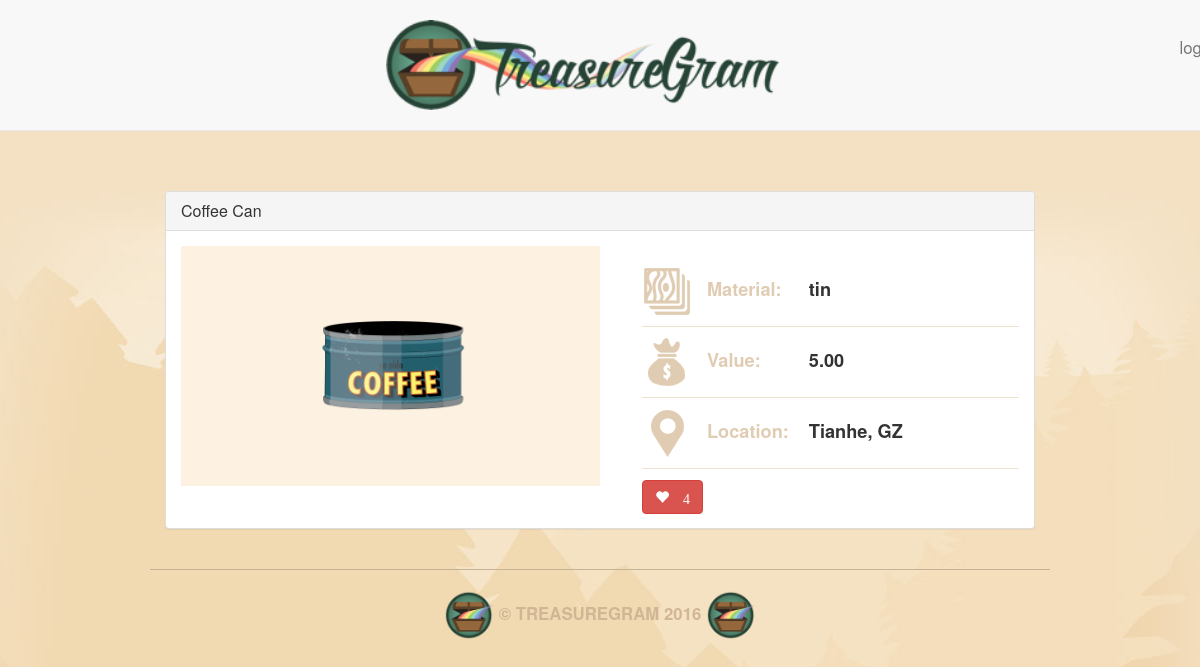
The app's page /8/ with its own data.
### main_app/models.py (models this page shows, shortened)
class Treasure(models.Model):
    user = models.ForeignKey(User)
    name = models.CharField(max_length=100)
    value = models.DecimalField(max_digits=10, decimal_places=2)
    material = models.CharField(max_length=100)
    location = models.CharField(max_length=100)
    image = models.ImageField(upload_to='treasure_images', default='media/default.png')
    likes = models.IntegerField(default=0)

### main_app/views.py (the view)
# urls.py: url(r'^([0-9]+)/$', views.detail, name='detail'),
def detail(request, treasure_id):
    treasure = Treasure.objects.get(id=treasure_id)
    return render(request, 'detail.html', {'treasure': treasure})

### main_app/templates/detail.html
{% extends 'base.html' %}
{% load staticfiles %}
{% block content %}
    <div class="treasure panel panel-default">
        <div class="panel-heading">
            <h3 class="panel-title">{{ treasure.name }}</h3>
        </div>
        <div class="panel-body">
            <div class="treasure-photo-detail">
                <img src="{{ treasure.image.url }}" height="200">
            </div>
            <table class="treasure-table">
                <tr>
                    <th>
                        <img src="{% static 'images/material-icon.png' %}">
                        Material:
                    </th>
                    <td>{{ treasure.material }}</td>
                </tr>
                <tr>
                    <th>
                        <img src="{% static 'images/value-icon.png' %}">
                        Value:
                    </th>
                    <td>{{ treasure.value }}</td>
                </tr>
                <tr>
                    <th>
                        <img src="{% static 'images/location-icon.png' %}">
                        Location:
                    </th>
                    <td>{{ treasure.location }}</td>
                </tr>
            </table>
            <button id="likes" data-id="{{treasure.id}}" class="btn btn-mini btn-danger glyphicon glyphicon-heart" type="button">
                {% if treasure.likes > 0 %}
                    {{ treasure.likes }}
                {% endif %}
            </button>
        </div>
    </div>
{% endblock %}

### main_app/static/css/style.css (style rules this page uses)
body { background: #f3e1c5 url(../images/brand-bg.jpg) no-repeat center top; color: #263d2c; }
.panel { background: #fff6e8; border-color: #ece4cf; box-shadow: 0 2px 2px #a58d65; }
.panel-default .panel-heading { background: #fbf3dd; border-color: #ece4cf; }
.panel-body { position: relative; }
.panel-title { font-size: 1.5em; color: #263d2c; }
.treasure { margin-bottom: 20px; }
.treasure:last-child { margin-bottom: 0; }
.treasure-photo-detail { background: #fdf2e1; float: left; margin-right: 5%; padding: 20px; position: relative; text-align: center; width: 50%; }
.treasure-table { float: left; margin-top: 10px; width: 45%; }
.treasure-table img { margin-right: 10px; }
.treasure-table tr { border-bottom: 1px solid #ece4cf; }
.treasure-table td, .treasure-table th { font-weight: bold; font-size: 1.3em; padding-bottom: 10px; padding-top: 10px; vertical-align: baseline; }
.treasure-table th { color: #e0ccb2; white-space: nowrap; }
.treasure-table td:last-child { padding-left: 20px; width: 100%; }
.btn { margin-top: 10px; font-weight: bold; font-size: 14px; }

### records on screen
Treasure: name "Coffee Can", image (picture), material "tin", value "5.00", location "Tianhe, GZ", likes "4"
